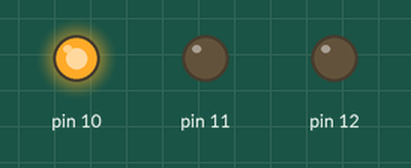
Bench run of a sketch on a simulated Arduino Uno, built with avr-gcc and run on an emulated ATmega328P. Parts: output pins drawn as LEDs (lit = HIGH).

Above: at 0.2 s.
At 1.2 s:
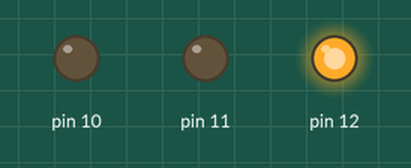
At 3.7 s:
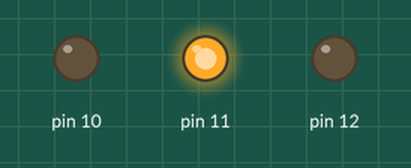
Timing chart, 0 to 4.6 s (numbered marks = the images above):
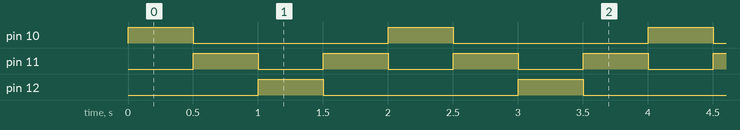

The sketch:

exercicio_1_08.08.2019.ino
```cpp
void setup() {

  pinMode(10,OUTPUT);
  pinMode(11,OUTPUT);
  pinMode(12,OUTPUT);

}

void loop() {

  digitalWrite(10,HIGH);
  delay(500);
  digitalWrite(10,LOW);

  digitalWrite(11,HIGH);
  delay(500);
  digitalWrite(11,LOW);

  digitalWrite(12,HIGH);
  delay(500);
  digitalWrite(12,LOW);

  digitalWrite(11,HIGH);
  delay(500);
  digitalWrite(11,LOW);
}
```

Measured:
- by itself, pin 10, pin 12: alternates HIGH for 0.50 s and LOW for 1.5 s
- by itself, pin 11: alternates HIGH for 0.50 s and LOW for 0.50 s
- by itself, everything shown: repeats every 2.0 s, in 5 steps
